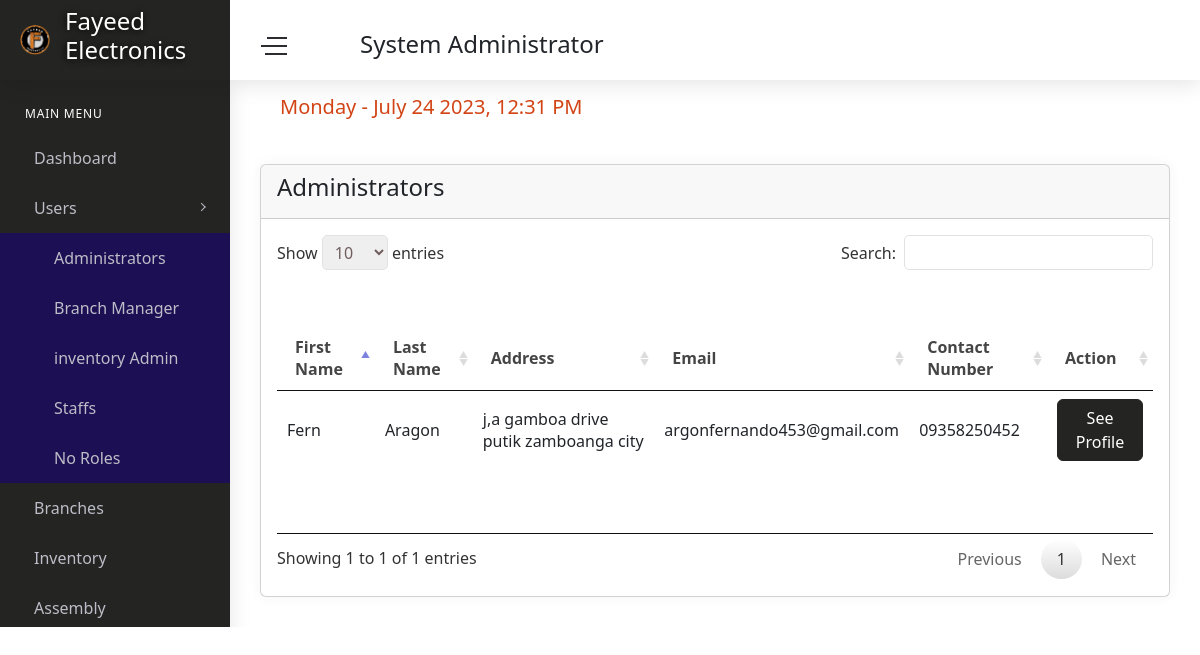
The app's page /admin/administrators.php (signed in), older data.
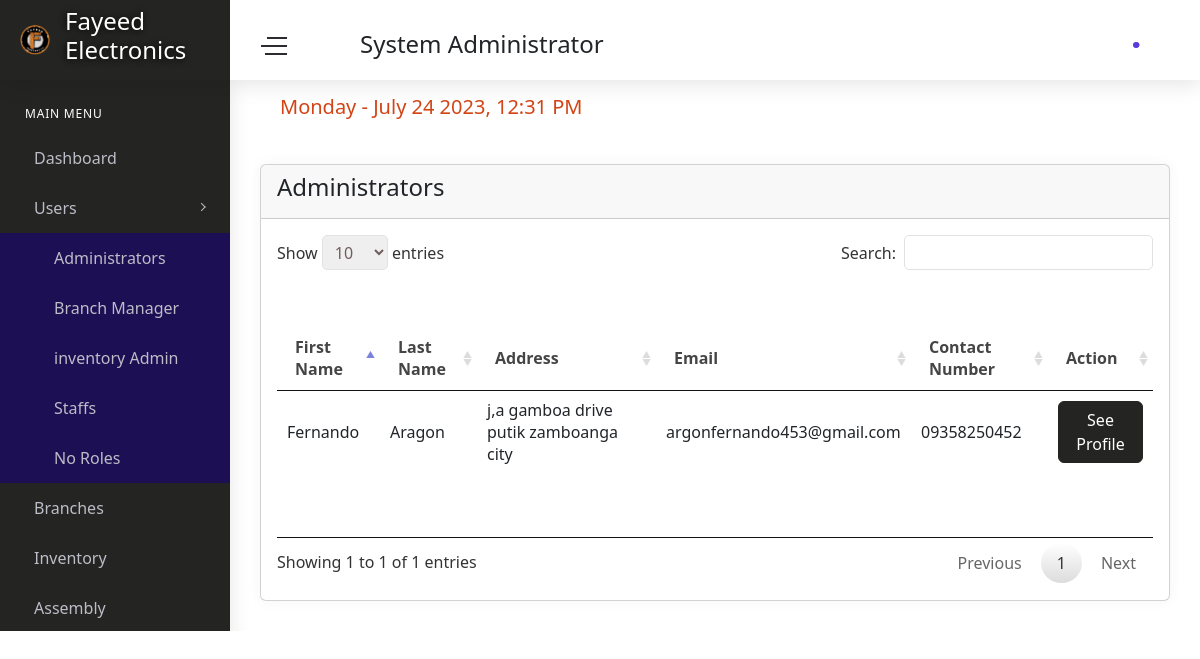
The same page, newer data.
### tables this page shows
CREATE TABLE `users` (
  `usersID` int(11) NOT NULL,
  `username` varchar(100) DEFAULT NULL,
  `profile` varchar(255) DEFAULT 'user.png',
  `cover_photo` varchar(255) DEFAULT 'fayeedcover.png',
  `usersFirstName` varchar(50) NOT NULL,
  `usersLastName` varchar(50) NOT NULL,
  `age` int(11) DEFAULT NULL,
  `Address` varchar(100) NOT NULL,
  `CellNumber` varchar(20) DEFAULT NULL,
  `email` varchar(100) NOT NULL,
  `password` varchar(225) DEFAULT NULL,
  `code` int(11) NOT NULL,
  `status` text NOT NULL,
  `roles` int(1) DEFAULT 2
);

### admin/administrators.php (the view, shortened to what this page needs)
<?php include 'head.php'?>
<body>
    <div id="main-wrapper">
        <div class="nav-header">
            <a href="index.html" class="brand-logo">
                <img class="logo-abbr" src="../images/site/fayeed.png" alt="">
                <h4 class="brand-title"><?php echo $settings['System_Name']?></h4>
            </a>
            <div class="nav-control">
                <div class="hamburger">
                    <span class="line"></span><span class="line"></span><span class="line"></span>
                </div>
            </div>
        </div>
        <link href="../vendor/datatables/css/jquery.dataTables.min.css" rel="stylesheet">
        <?php include 'header.php'; include 'sidebar.php'?>
        <div class="content-body">
            <div class="container-fluid">
                <div class="row page-titles mx-0">
                    <div class="col-sm-6 p-md-0">
                        <div class="welcome-text">
                        <h4><?php echo $formattedDate; ?></h4>
                        </div>
                    </div>
                </div>
                <div class="row">
                    <div class="col-12">
                        <div class="card">
                            <div class="card-header">
                                <h4>Administrators</h4>
                            </div>
                            <div class="card-body">
                                <div class="table-responsive">
                                    <table id="example" class="display" style="min-width: 845px">
                                        <thead>
                                            <tr>
                                                <th>First Name</th>
                                                <th>Last Name</th>
                                                <th>Address</th>
                                                <th>Email</th>
                                                <th>Contact Number</th>
                                                <th>Action</th>
                                            </tr>
                                        </thead>
                                        <tbody>
                                            <?php while($administratorss = mysqli_fetch_array($adm)){ ?>
                                                <tr>
                                                <td><?php if($administratorss['usersFirstName']==""){ echo ".........";}else{echo $administratorss['usersFirstName'];}?></td>
                                                <td><?php if($administratorss['usersLastName']==""){ echo ".........";}else{echo $administratorss['usersLastName'];}?></td>
                                                <td><?php if($administratorss['Address']==""){ echo ".........";}else{echo $administratorss['Address'];}?></td>
                                                <td><?php if($administratorss['email']==""){ echo ".........";}else{echo $administratorss['email'];}?></td>
                                                <td><?php if($administratorss['CellNumber']==""){ echo ".........";}else{echo $administratorss['CellNumber'];}?></td>
                                                <td><a class="btn btn-primary" href="check-profile.php?profile=<?php echo $administratorss['usersID']?>">See Profile</a></td>
                                            </tr>
                                            <?php }?>
                                        </tbody>
                                    </table>
                                </div>
                            </div>
                        </div>
                    </div>
                </div>
            </div>
        </div>
    </div>
</body>
</html>

### admin/header.php (shortened to what this page needs)
<div class="header">
            <div class="header-content">
                <nav class="navbar navbar-expand">
                    <div class="collapse navbar-collapse justify-content-between">
                        <div class="header-left">
                        <div class="search_bar dropdown mt-3">
                                    <h4><?php echo $title?></h4>
                            </div>
                        </div>
                        <ul class="navbar-nav header-right">
                            <li class="nav-item dropdown notification_dropdown">
                                <a class="nav-link" href="#" role="button" data-toggle="dropdown">
                                    <?php if($pulse['total'] > 0){ ?> <div class="pulse-css"></div> <?php }?>
                                </a>
                            </li>
                            <li class="nav-item dropdown header-profile">
                                <a class="nav-link" href="#" role="button" data-toggle="dropdown">
                                </a>
                            </li>
                        </ul>
                    </div>
                </nav>
            </div>
        </div>

Row changes from the older to the newer data that the page shows:
changed users "Aragon": usersFirstName "Fern" → "Fernando"
